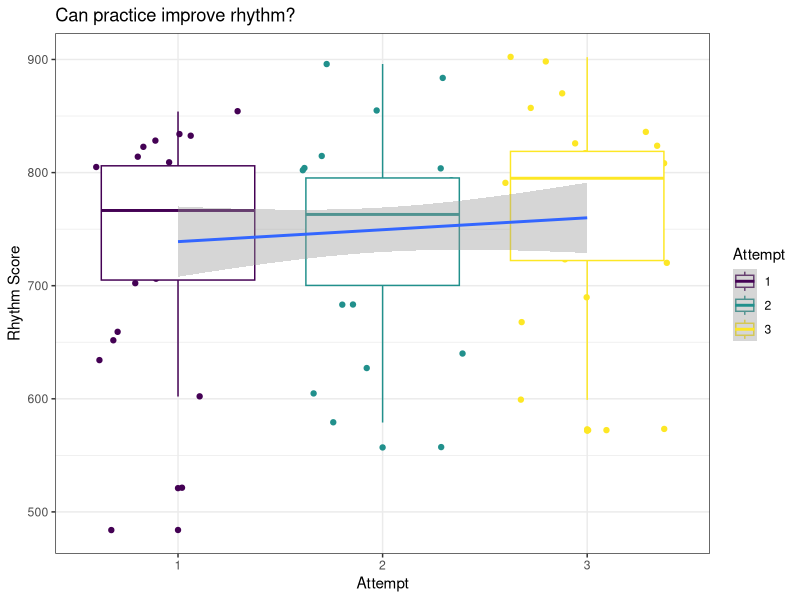
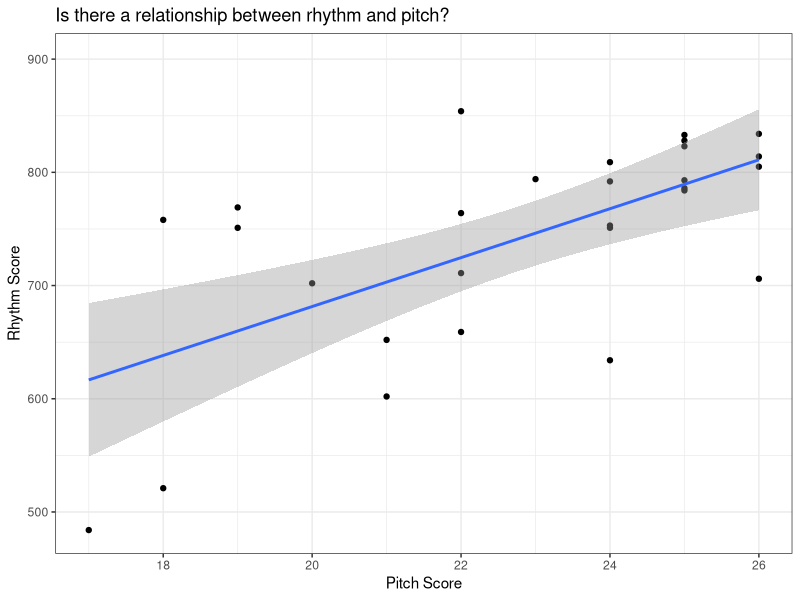
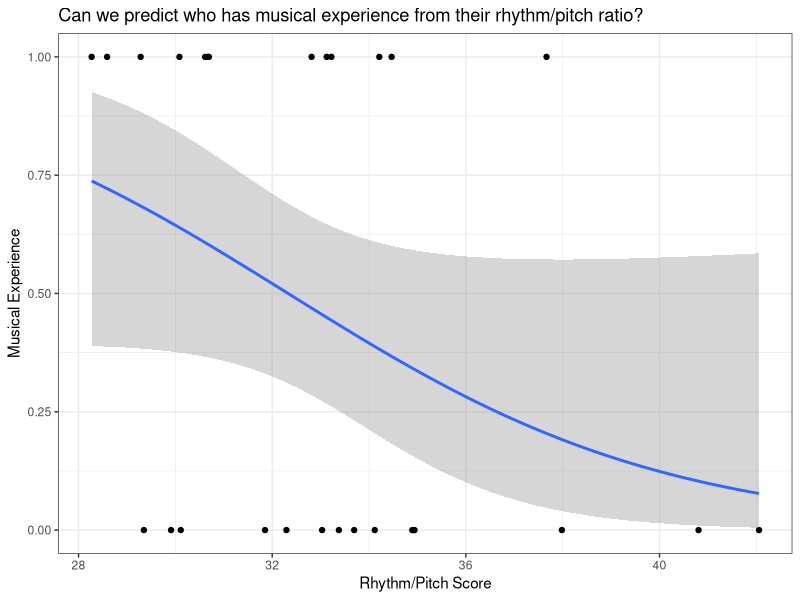

The R script that drew these images, in order:
## ---- chunk 1
knitr::opts_chunk$set(echo = TRUE)
## ---- chunk 2
#install.packages("ggplot2")
#install.packages("viridis")

library("ggplot2")
library("viridis")
## ---- chunk 3
Data <- read.csv("Musicality_data_fall2026.csv")

#Subset Data -> the line below will be added at the end of this tutorial

#Data <- Data[c(31,32,33,37,38,39,10,11,12),] #example entries
## ---- chunk 4
#Can practice improve rhythm?
Model1 <- glm(Rhythm ~ Attempt, data = Data)
summary(Model1)
## ---- chunk 5
ggplot(data = Data,
       aes(x = as.factor(Attempt),
           y = Rhythm,
           col = as.factor(Attempt))) +
  geom_jitter() +
  geom_boxplot() +
  geom_smooth(aes(x = Attempt,
                  y = Rhythm,
                  col = Attempt),
              method = lm) +
  ggtitle("Can practice improve rhythm?") +
  ylab("Rhythm Score") +
  xlab("Attempt") +
  guides(color = guide_legend(title = "Attempt")) +
  scale_color_viridis(discrete = TRUE, 
                      option = "viridis") +
  theme_bw()
## ---- chunk 6
#Is there a relationship between rhythm and pitch?
Model2 <- glm(Rhythm ~ Pitch, data = Data)
summary(Model2)
## ---- chunk 7
ggplot(data = Data,
       aes(y = Rhythm,
           x = Pitch)) +
  geom_point() +
  geom_smooth(method = lm) +
  ylab("Rhythm Score") +
  xlab("Pitch Score") +
  ggtitle("Is there a relationship between rhythm and pitch?") +
  theme_bw()
## ---- chunk 8
#Can we predict who has musical experience from their rhythm/pitch ratio?
Model3 <- glm(Experience ~ Ratio, family = "binomial", data = Data)
summary(Model3)
## ---- chunk 9
ggplot(data = Data,
       aes(x = Ratio,
           y = Experience)) +
  geom_point() +
  stat_smooth(method = "glm",
              method.args = list(family = "binomial"), 
              se = T) +
  ylab("Musical Experience") +
  xlab("Rhythm/Pitch Score") +
  ggtitle("Can we predict who has musical experience from their rhythm/pitch ratio?") +
  theme_bw()
